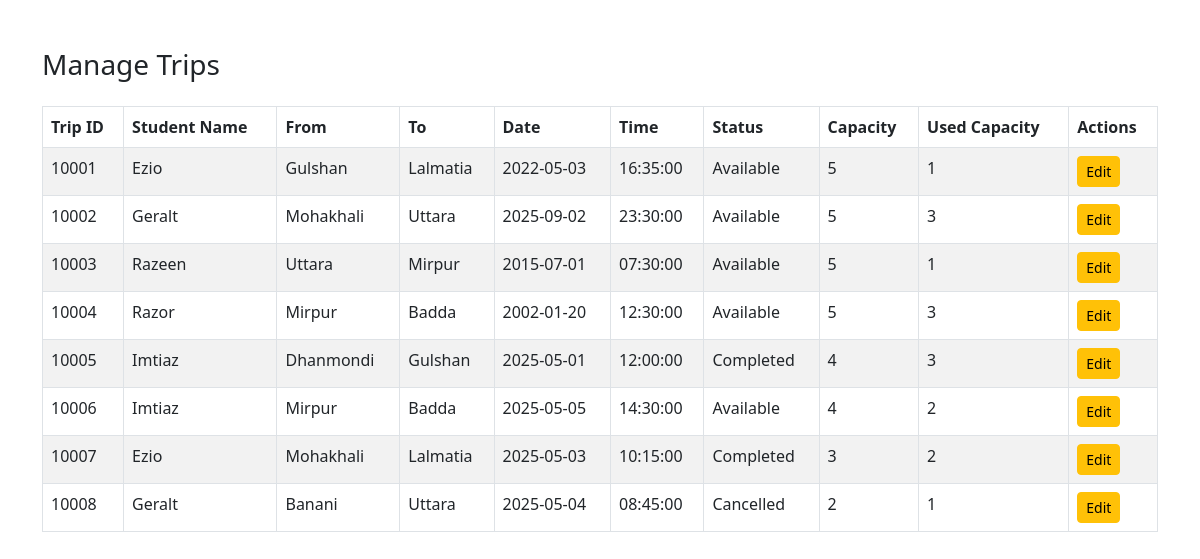
Before: /backend/manage_trips.php (signed in) with the older database file.
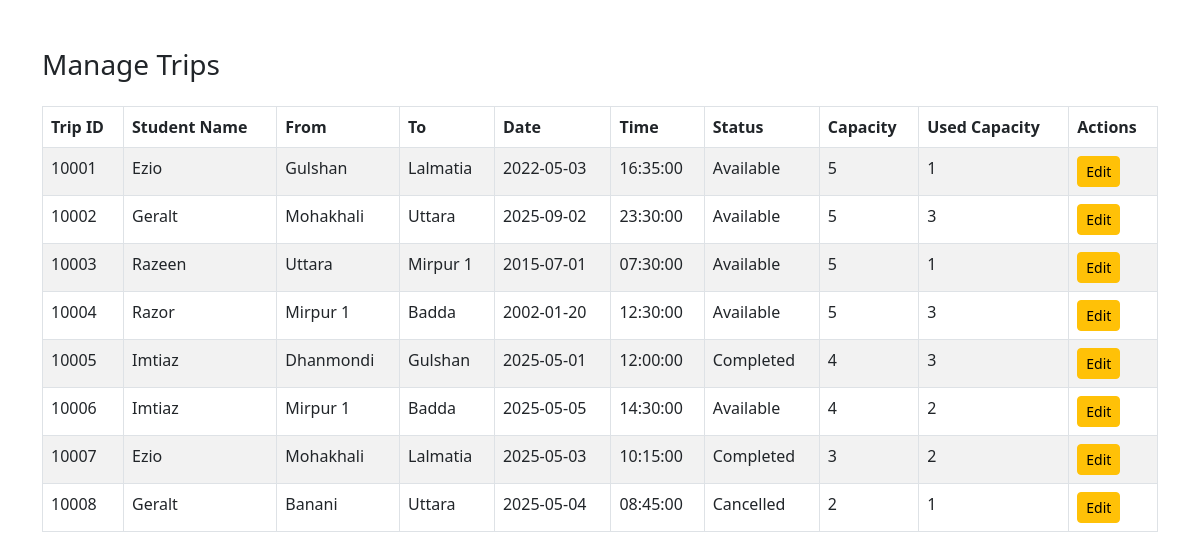
After: the same page with the newer database file.
### tables this page shows
CREATE TABLE Trips (
    Trip_ID INT PRIMARY KEY AUTO_INCREMENT,
    Student_ID VARCHAR(20),
    where_loc VARCHAR(50),
    Capacity INT,
    Time TIME,
    Date DATE,
    Vehicle_Info VARCHAR(50),
    Fare DECIMAL(5,2),
    Meet_up_location VARCHAR(100),
    Mode_of_Commute VARCHAR(30),
    trip_status VARCHAR(30),
    to_loc VARCHAR(50),
    Used_capacity INT,
    FOREIGN KEY (Student_ID) REFERENCES User(Student_ID) ON DELETE SET NULL,
    FOREIGN KEY (where_loc) REFERENCES Locations(area_locations) ON DELETE SET NULL,
    FOREIGN KEY (to_loc) REFERENCES Locations(area_locations) ON DELETE SET NULL
)AUTO_INCREMENT=10001;

CREATE TABLE User (
    Student_ID VARCHAR(20) PRIMARY KEY,
    Name VARCHAR(100) NOT NULL,
    Gsuite_Email VARCHAR(100) UNIQUE NOT NULL,
    Scanned_ID VARCHAR(255),
    Semester VARCHAR(20),
    Department VARCHAR(50),
    Thana VARCHAR(50),
    Phone_Number VARCHAR(15),  
    Password VARCHAR(100) NOT NULL,
    Address VARCHAR(255),      
    Gender VARCHAR(10),        
    Profile_Pic VARCHAR(255),  
    UserStatus VARCHAR(30)
);

### backend/manage_trips.php (the view, shortened to what this page needs)
<?php
include 'db_connection.php';
$query = "SELECT t.Trip_ID, t.Student_ID, u.Name AS Student_Name, t.where_loc, t.to_loc, t.Date, t.Time, t.Fare, t.trip_status, t.Capacity, t.Used_capacity
          FROM Trips t
          JOIN User u ON t.Student_ID = u.Student_ID";
$result = mysqli_query($conn, $query);
?>
<!DOCTYPE html>
<html lang="en">
<head>
    <link href="https://cdn.jsdelivr.net/npm/bootstrap@5.3.0/dist/css/bootstrap.min.css" rel="stylesheet">
    <link href="https://cdn.jsdelivr.net/npm/bootstrap-icons@1.10.5/font/bootstrap-icons.css" rel="stylesheet">
</head>
<body>
<div class="container mt-5">
    <h3 class="mb-4">Manage Trips</h3>
    <div class="table-responsive">
        <table class="table table-striped table-bordered">
            <thead>
                <tr>
                    <th>Trip ID</th>
                    <th>Student Name</th>
                    <th>From</th>
                    <th>To</th>
                    <th>Date</th>
                    <th>Time</th>
                    <th>Status</th>
                    <th>Capacity</th>
                    <th>Used Capacity</th>
                    <th>Actions</th>
                </tr>
            </thead>
            <tbody>
                <?php while ($row = mysqli_fetch_assoc($result)) { ?>
                    <tr>
                        <td><?= $row['Trip_ID'] ?></td>
                        <td><?= htmlspecialchars($row['Student_Name']) ?></td>
                        <td><?= htmlspecialchars($row['where_loc']) ?></td>
                        <td><?= htmlspecialchars($row['to_loc']) ?></td>
                        <td><?= $row['Date'] ?></td>
                        <td><?= $row['Time'] ?></td>
                        <td><?= $row['trip_status'] ?></td>
                        <td><?= $row['Capacity'] ?></td>
                        <td><?= $row['Used_capacity'] ?></td>
                        <td>
                            <button class="btn btn-warning btn-sm" data-bs-toggle="modal" data-bs-target="#editModal<?= $row['Trip_ID'] ?>">Edit</button>
                        </td>
                    </tr>
                <?php } ?>
            </tbody>
        </table>
    </div>
</div>
</body>
</html>

Changed rows visible on the page:
changed trips "Razeen": to_loc "Mirpur" → "Mirpur 1"
changed trips "Razor": where_loc "Mirpur" → "Mirpur 1"
changed trips id 10006: where_loc "Mirpur" → "Mirpur 1"
